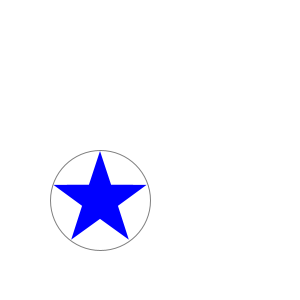
Frame 1 (no input)
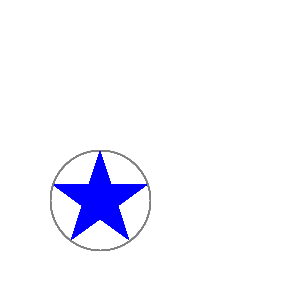
Frame 60 (the mouse pressed at the canvas centre just before this capture)
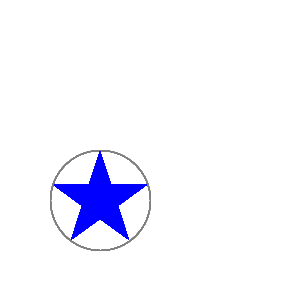
Frame 120 (the mouse held since frame 60 and released just before this capture)

The Processing sketch that drew these frames (run headless with seeded random() and noise(); from frame 60 on, the mouse is pressed at the canvas centre):

// Processing sketch: fp_pg_q_06_03
// ── fp_pg_q_06_03.pde
// 問題 6.3 300×300 画素のウインドウを用意し，位置 (x, y) を中心とする半径 50 画素の円に内接する★を描画するメソッドを作成せよ．
// void fiveStar(int x, int y) ただし，(100, 200) の位置に★を描画せよ．
void setup() {
  size(300, 300);
  background(255, 255, 255);
}

void draw(){
  float x = 100;
  float y = 200;
  noFill();
  stroke(128, 128, 128);
  ellipse(x, y, 100, 100);
  noStroke();
  fill(0, 0, 255);
  fiveStar(int(x), int(y));
}

void fiveStar(int x, int y){
  float CircumscribedCircle = 49;
  float InscribedCircle = (CircumscribedCircle / 2) * 0.77;
  int p = 5;
  int cnt = p * 2;
  float radius = 0;
  float rotatete = PI/2;
  // http://www.d-improvement.jp/learning/processing/2011-a/08.html
  pushMatrix();
  translate(x, y);
  rotate(rotatete);
  beginShape();
  for (int i = 1; i <= cnt; i++) {
    if (i % 2 == 0) {
      radius = InscribedCircle;
    } else {
      radius = CircumscribedCircle;
    }
    vertex(radius * cos(radians(360 * i/cnt)), radius * sin(radians(360 * i/cnt)));
  }
  endShape(CLOSE);
  popMatrix();
}
